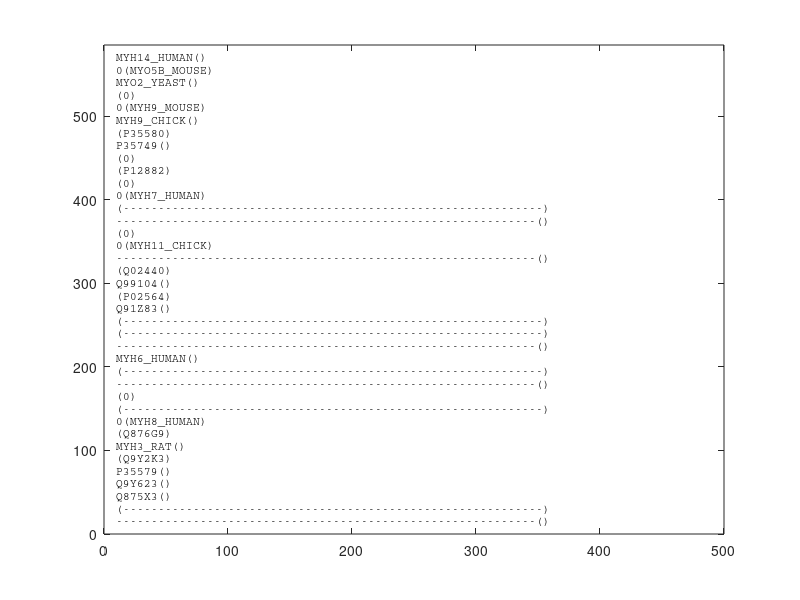

This figure's MATLAB source: (Note: this script raises an error after producing the figure.)

nseq=38;

[id, seq, nres, tag]=textread('align2.txt', '%s %s %d %s','delimiter',' ');

nlines=length(id);
neol=nlines/nseq;

id=id(1:nseq);
tag=tag(1:nseq);

for i=1:nseq
 for j=1:neol-1
  seq(i)={ [char(seq(i)), char(seq(i+nseq*j))] };
 end
end
seq=seq(1:nseq);


% convert sequence into character array
seqc=char(seq);

% generate residue numbers for each sequence

resmax=length(char(seq(1)));
resid=zeros(nseq, resmax);

%fprintf('%s\n\n', 'Numbering sequences...');
for i=1:nseq
% fprintf('%d\n',i);
 for j=1:resmax
%
   if (seqc(i,j) ~= '-' )
    k=j-1;
    resid(i,j)=1;
    while (k>1) 
     if (resid(i,k)>0)
      resid(i,j)=resid(i,k)+1;
      break;
     end
     k=k-1;
    end
   else
    resid(i,j)=-1;
   end
%
 end
end


%%%%%%%%%%% now, can produce graphical alignment %%%%%%%%%%%%%%
% 1) put sequences in desired order
order=[20 21 22 17 4 12 25 10 35 26 27 28 30 32 33 34 13 14 15 5 6 7 8 23 24 11 16 1 18 19 37 38 9 2 3 31 36 29];
%reverse lookup
order2=zeros(size(order));
for i=1:nseq
 ind=find(order==i);
 order2(i)=ind(1);
end

%tag(order2) prints tags in order from myo1 to myo18


%%%%%% specify MV residues and print equivalent residues in other seqs %%%%
% also indicate how close a match is achieved


pos=['RK']; % 2
hphob=['AILMFWYV'];%10
pol=['NCQGHPST']; %18
neg=['DE']; %20


%%%%%%%%%%%%%%%%%%%%%%%%%%%%%%%%%%%%%%%%%%%%%%%%%%%%%


res=[219 442 698 441 ];   % residues in MV sequence
%%%%% note row 17 corresponds to chicken MV


%%%%%%%%%%%%%%%%%%%%%%%%%%%%%%%%%%%%%%%%%%%%%%%%%%%%%
% produce alignment graph %


n=length(res);
nalign=length(order2);
residues=char(zeros(n,nalign));

resnum=zeros(n,nalign);

for i=1:n
% find index in sequence
 ind=find(resid(17,:)==res(i));
 resnum(i,:)=resid(order2,ind)';
 residues(i,:)=seqc(order2,ind)';
end
tags=tag(order2);
ids=id(order2);

%residues
% plot !
close;
f=figure('position',[150, 20, 200+50*n 30*nalign]); hold on;

dy=-15; 
dx=50;
yl=abs(dy) * ( nalign + 1);
xl=500;
axis([0 xl 0 yl]); box on;

x0=200; y0=abs(nalign*dy);


% first, print tags
%
for j=1: nalign
  text(10,y0+(j-1)*dy,[char(tags(j)),'(',char(ids(j)),')'], 'FontName','courier','FontSize',8,'FontWeight','normal', 'interpreter','none');
end

for i=1: n
 m5res=residues(i,17);
 for j=1: nalign
  if (order2(j)==17) 
   c='black';w='bold';
  elseif (m5res==residues(i,j))
   c='black';w='normal';
  elseif ( ( (sum (pos==m5res)==1) && (sum(pos==residues(i,j))==1)) || ...
        ( (sum (neg==m5res)==1) && (sum(neg==residues(i,j))==1)) || ...
        ( (sum (pol==m5res)==1) && (sum(pol==residues(i,j))==1)) || ...
        ( (sum (hphob==m5res)==1) && (sum(hphob==residues(i,j))==1)) )
     c='blue';w='demi';
  else
   c='red';w='demi';
  end
% length of number field
  resno=num2str(resnum(i,j));
  while ( length(resno) < 4 )
   resno=[' ', resno];
  end 
%
  text(x0 + (i-1) * dx, y0 + (j-1) * dy, [resno, residues(i,j)], 'FontName','courier','FontSize',8,'FontWeight',w,'color',c);
 end
end

set(gca,'Ytick', []); set(gca,'YtickLabel',[] );
set(gca,'Xtick', []); set(gca,'XtickLabel',[] );
